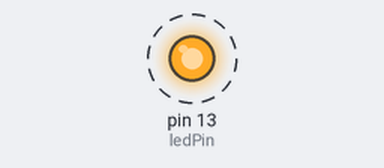
Simulated run of this sketch. Board: Arduino Uno, built with avr-gcc and run on an emulated ATmega328P. Shown: output pins drawn as LEDs (lit = HIGH). Dashed ring = blinking.

Above: at 0.5 s.
Timing chart, 0 to 4.6 s (numbered marks = the images above):
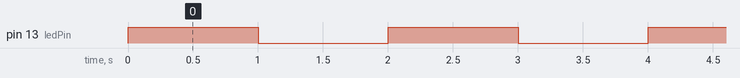

The sketch:

conceptSketch.ino
```cpp
int ledPin = 13;                // LED connected to digital pin 13

void setup()                    // run once, when the sketch starts
{
  pinMode(ledPin, OUTPUT);      // sets the digital pin as output
}

void loop()                     // run over and over again
{
  blink(2000);  //call the code that makes the LED blink
}

//turn the LED on
void on(){
  digitalWrite(ledPin,HIGH); //set the pin HIGH and thus turn LED on
}

//turn the LED off
void off(){
  digitalWrite(ledPin,LOW); //set the pin LOW and thus turn LED off
}

//make the LED blink
void blink(int time){
  on();						    // sets the LED on
  delay(time/2);                // waits for a second
  off();					    // sets the LED off
  delay(time/2);                // waits for a second
}
```

LED13.cpp
```cpp
#include "LED13.h" //include the declaration for this class

const byte LED_PIN = 13; //use the LED @ Arduino pin 13, this should not change so make it const (constant)

//<<constructor>> setup the LED, make pin 13 an OUTPUT
LED13::LED13(){
    pinMode(LED_PIN, OUTPUT); //make that pin an OUTPUT
}

//<<destructor>>
LED13::~LED13(){/*nothing to destruct*/}

//turn the LED on
void LED13::on(){
	digitalWrite(LED_PIN,HIGH); //set the pin HIGH and thus turn LED on
}

//turn the LED off
void LED13::off(){
	digitalWrite(LED_PIN,LOW); //set the pin LOW and thus turn LED off
}

//blink the LED in a period equal to paramterer -time.
void LED13::blink(int time){
	on(); 			//turn LED on
	delay(time/2);  //wait half of the wanted period
	off();			//turn LED off
	delay(time/2);  //wait the last half of the wanted period
}
```

LED13.h
```cpp
#ifndef LED13_H // enables the code to not include multiple header files. Only if it is not defined, it will be.
#define LED13_H

#include <WProgram.h> //It is very important to remember this! note that if you are using Arduino 1.0 IDE, change "WProgram.h" to "Arduino.h"

class LED13 {
public:
	LED13(); //Constructor
	~LED13();//Destructor
	void on();
	void off();
	void blink(int time);
};
// IN C++ once can allocate memory manually. So when an object is created from a class, memory is allocated to the constructor. When the object is destroyed, the memory needs to be de-allocated, hence the constructor, destructor combo.
#endif
```

Measured:
- by itself, pin 13 (ledPin): alternates HIGH for 1.0 s and LOW for 1.0 s
